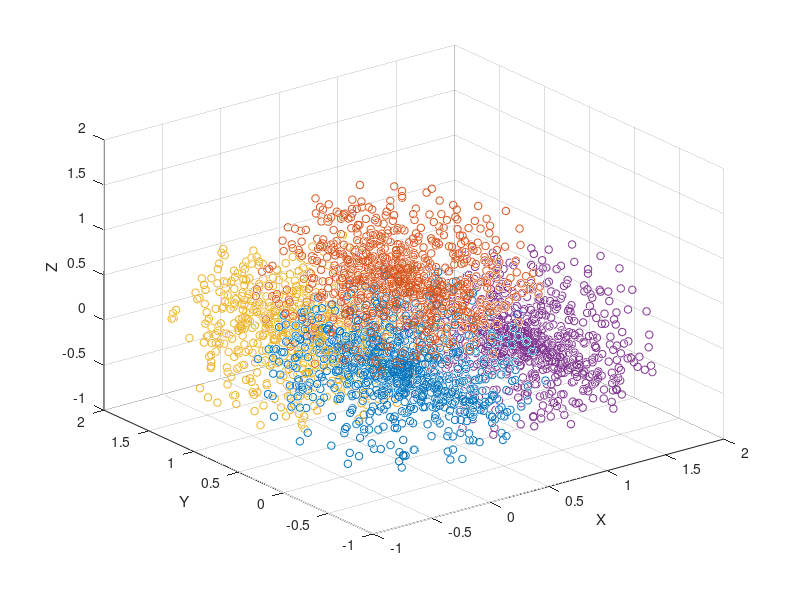
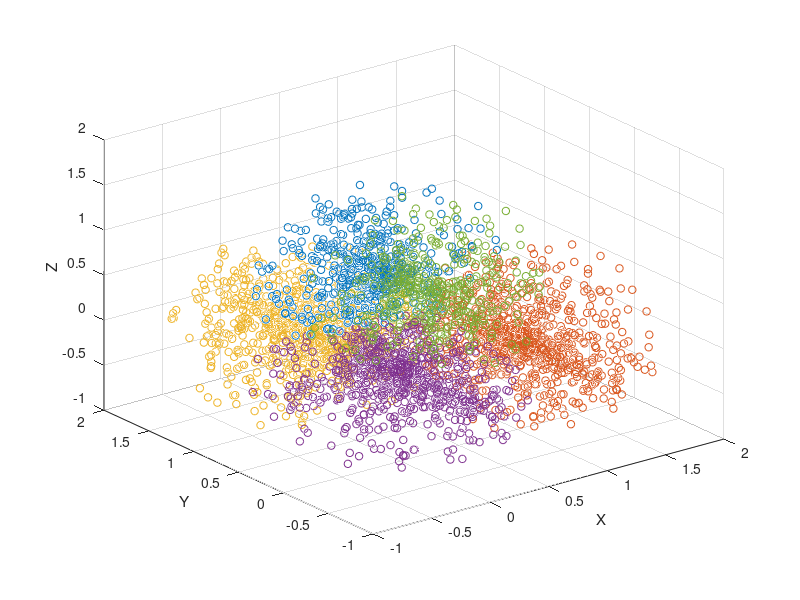

Source code (MATLAB) for these figures, in order:
close all

c = 5 ;
point_per_ball = 1000 ;
error_gap = 0.00001 ;

u0 = zeros(c , point_per_ball * 4) ;
u1 = zeros(c , point_per_ball * 4) ;
 
point = zeros(3 , point_per_ball * 4) ;

x = 0 ;
y = 0 ;
z = 0 ;

epoch_counter = 0 ; 

final_x = zeros(1,point_per_ball * 4);
final_y = zeros(1,point_per_ball * 4);
final_z = zeros(1,point_per_ball * 4);

for a = 1:c
    for b = 1:point_per_ball * 4
        u0(a , b) = 1 / c ;
    end
end

u0(1 , point_per_ball * 4) = 0.1 ;
u0(2 , point_per_ball * 4) = 0.5 ;
u0(3 , point_per_ball * 4) = 0.3 ;
u0(4 , point_per_ball * 4) = 0.4 ;
u0(5 , point_per_ball * 4) = 0.2 ;

% ----- generate point -----

for b = 1:point_per_ball * 4 % polar to xyz
    radius = rand ;
    theta = round(rand(1,1)*359) ;
    alpha = round(rand(1,1)*359) ;

    point(1,b) = radius * cos(theta) * sin(alpha) ; % x
    point(2,b) = radius * sin(theta) ; % y
    point(3,b) = radius * cos(theta) * cos(alpha) ; % z

end

for b = 1:point_per_ball
    point(3,b + point_per_ball) = point(3,b + point_per_ball) + 1 ; % ball 2
    point(2,b + point_per_ball * 2) = point(2,b + point_per_ball * 2) + 1 ; % ball 3
    point(1,b + point_per_ball * 3) = point(1,b + point_per_ball * 3) + 1 ; % ball 4
end

% ----- generate point -----

error = 1 ;

% ----- main loop -----

while error > error_gap

    sum_u = 0 ;
    average_vector = zeros(3,c) ;
    epoch_counter = epoch_counter + 1 ; 

    disp("Epoch " + epoch_counter)

    % ----- average vector -----
    
    for a = 1:c
        sum_u = 0 ;
        sum_xu_x = 0 ;
        sum_xu_y = 0 ;
        sum_xu_z = 0 ;
        
        for b = 1:point_per_ball * 4
            sum_u = sum_u + u0(a,b) ;

            sum_xu_x = sum_xu_x + u0(a,b) * point(1,b) ;
            sum_xu_y = sum_xu_y + u0(a,b) * point(2,b) ;
            sum_xu_z = sum_xu_z + u0(a,b) * point(3,b) ;
        end

        average_vector(1,a) = sum_xu_x / sum_u ;
        average_vector(2,a) = sum_xu_y / sum_u ;
        average_vector(3,a) = sum_xu_z / sum_u ;
    end

    % ----- average vector -----

    % ----- update u_p+1 -----
    
    for b = 1:point_per_ball * 4
        
        distance = zeros(1,c) ;

        for a = 1:c
            distance(1,a) = sqrt( (point(1,b) - average_vector(1,a))^2 + (point(2,b) - average_vector(2,a))^2 + (point(3,b) - average_vector(3,a))^2 );
        end

        for a = 1:c
            if distance(1,a) ==  min(distance)
                u1(a,b) = 1 ;
            else
                u1(a,b) = 0 ;
            end
            
        end
    end

    % ----- update u_p+1 -----

    % ----- calculate error -----

    error = 0 ;
    
    for a = 1:c % avoid all 0 in a row 
        check_sum = 0 ;

        for b = 1:point_per_ball * 4
            check_sum = check_sum + u1(a,b) ; 
        end
            
        if check_sum == 0  
            u1(a,round(rand(1,1)*60)) = 1 ;
        end
    end

    for a = 1:c
        for b = 1:point_per_ball * 4
            error = error + sqrt( (u1(a,b))^2 - (u0(a,b))^2 ) ;
            u0(a,b) = u1(a,b) ;
        end
    end
    
    disp("error = " + error)

    % ----- calculate error -----

end

disp("Final u0 ")
disp(u0)

% ----- main loop -----



% ----- draw -----

figure(1)

for b = 1:point_per_ball 
    final_x(1,b) = point(1,b) ;
    final_y(1,b) = point(2,b) ;
    final_z(1,b) = point(3,b) ;
end

scatter3(final_x,final_y,final_z,30,"blue") ;

hold on

for b = 1:point_per_ball 
    final_x(1,b) = point(1,b+point_per_ball ) ;
    final_y(1,b) = point(2,b+point_per_ball) ;
    final_z(1,b) = point(3,b+point_per_ball) ;
end

scatter3(final_x,final_y,final_z,30,"red") ;


for b = 1:point_per_ball 
    final_x(1,b) = point(1,b+point_per_ball*2) ;
    final_y(1,b) = point(2,b+point_per_ball*2) ;
    final_z(1,b) = point(3,b+point_per_ball*2) ;
end

scatter3(final_x,final_y,final_z,30,"green") ;


for b = 1:point_per_ball 
    final_x(1,b) = point(1,b+point_per_ball*3) ;
    final_y(1,b) = point(2,b+point_per_ball*3) ;
    final_z(1,b) = point(3,b+point_per_ball*3) ;
end

scatter3(final_x,final_y,final_z,30,"magenta") ;

xlabel('X');
ylabel('Y');
zlabel('Z');

hold off


figure(2)

final_x = zeros(1,point_per_ball * 4);
final_y = zeros(1,point_per_ball * 4);
final_z = zeros(1,point_per_ball * 4);

for b = 1:point_per_ball * 4
    if u0(1,b) == 1
        final_x(1,b) = point(1,b) ;
        final_y(1,b) = point(2,b) ;
        final_z(1,b) = point(3,b) ;
    end
end

scatter3(final_x,final_y,final_z,30,"red") ;

hold on

final_x = zeros(1,point_per_ball * 4);
final_y = zeros(1,point_per_ball * 4);
final_z = zeros(1,point_per_ball * 4);

for b = 1:point_per_ball * 4
    if u0(2,b) == 1
        final_x(1,b) = point(1,b) ;
        final_y(1,b) = point(2,b) ;
        final_z(1,b) = point(3,b) ;
    end
end

scatter3(final_x,final_y,final_z,30,"blue") ;

final_x = zeros(1,point_per_ball * 4);
final_y = zeros(1,point_per_ball * 4);
final_z = zeros(1,point_per_ball * 4);

for b = 1:point_per_ball * 4
    if u0(3,b) == 1
        final_x(1,b) = point(1,b) ;
        final_y(1,b) = point(2,b) ;
        final_z(1,b) = point(3,b) ;
    end
end

scatter3(final_x,final_y,final_z,30,"green") ;

final_x = zeros(1,point_per_ball * 4);
final_y = zeros(1,point_per_ball * 4);
final_z = zeros(1,point_per_ball * 4);

for b = 1:point_per_ball * 4
    if u0(4,b) == 1
        final_x(1,b) = point(1,b) ;
        final_y(1,b) = point(2,b) ;
        final_z(1,b) = point(3,b) ;
    end
end

scatter3(final_x,final_y,final_z,30,"magenta") ;


final_x = zeros(1,point_per_ball * 4);
final_y = zeros(1,point_per_ball * 4);
final_z = zeros(1,point_per_ball * 4);

for b = 1:point_per_ball * 4
    if u0(5,b) == 1
        final_x(1,b) = point(1,b) ;
        final_y(1,b) = point(2,b) ;
        final_z(1,b) = point(3,b) ;
    end
end

scatter3(final_x,final_y,final_z,30,'black') ;


xlabel('X');
ylabel('Y');
zlabel('Z');

% ----- draw -----

